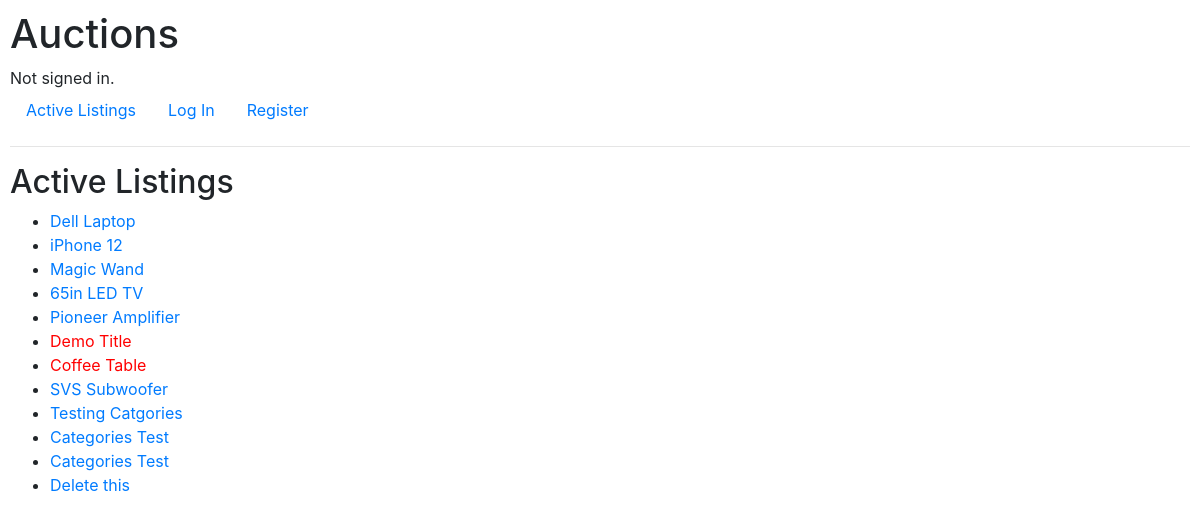
The app's page /, older data.
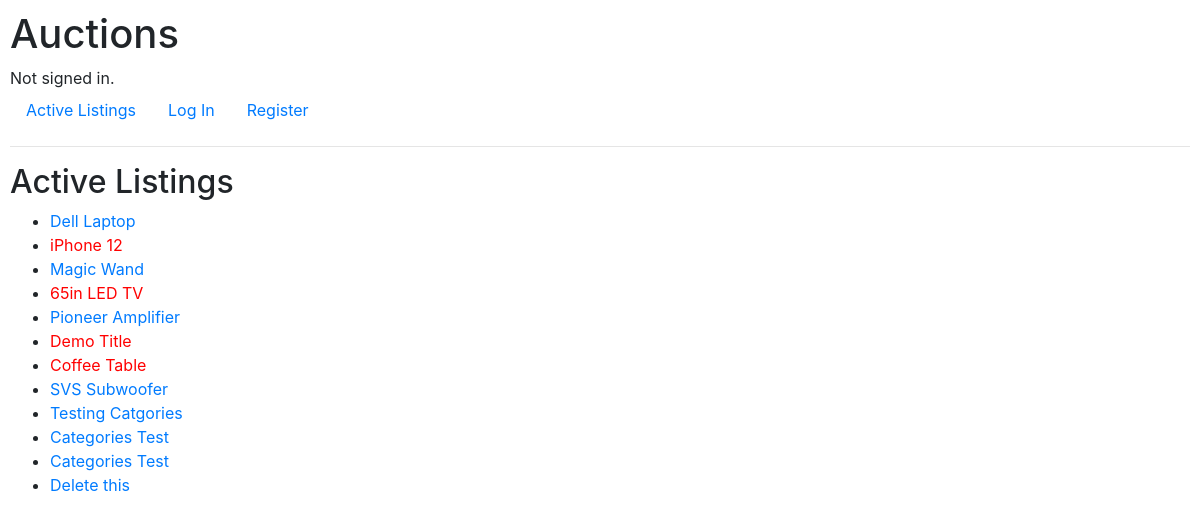
The same page, newer data.
### auctions/models.py (models this page shows, shortened)
class Listing(models.Model):
    title = models.CharField(max_length= 30)
    description = models.CharField(max_length= 200)
    creator = models.ForeignKey(User, on_delete=models.CASCADE, related_name="user", null=True)
    bid = models.ManyToManyField("Bid", related_name="current_bid", null=True)
    bidders = models.ManyToManyField(User, blank=True, related_name="buyers")
    pub_date = models.DateField(default=date.today)
    mod_date = models.DateField(default=date.today)
    comments = models.ManyToManyField("Comment", related_name="listing_comments", null=True, blank=True)
    category = models.ManyToManyField("Category", related_name="listing_category", null=True)
    active = models.BooleanField(default=True)
    winner = models.ForeignKey(User, on_delete=models.CASCADE, related_name="sold", null=True)

### auctions/views.py (the view)
# urls.py: path("", views.index, name="index"),
def index(request):
    listings = Listing.objects.all()
    return render(request, "auctions/index.html", {"listings": listings})

### auctions/templates/auctions/index.html
{% extends "auctions/layout.html" %}
{% block body %}
    <h2>Active Listings</h2>
    <ul>
        {% for listing in listings %}
            {% if listing.active == True %}
                <li><a href="listings/{{listing.id}}">{{listing.title}}</a></li>
            {% else %}
                <li><a href="listings/{{listing.id}}" style="color:red;">{{listing.title}}</a></li>
            {% endif %}
        {% endfor %}
    </ul>
{% endblock %}

### auctions/templates/auctions/layout.html (shortened to what this page needs)
{% load static %}
<!DOCTYPE html>
<html lang="en">
    <head>
        <link rel="stylesheet" href="https://stackpath.bootstrapcdn.com/bootstrap/4.4.1/css/bootstrap.min.css">
        <link href="{% static 'auctions/styles.css' %}" rel="stylesheet">
    </head>
    <body>
        <h1>Auctions</h1>
        <div>
            {% if user.is_authenticated %}
                Signed in as <strong>{{ user.username }}</strong>.
            {% else %}
                Not signed in.
            {% endif %}
        </div>
        <ul class="nav">
            <li class="nav-item">
                <a class="nav-link" href="{% url 'index' %}">Active Listings</a>
            </li>
            {% if user.is_authenticated %}
                <li class="nav-item">
                    <a class="nav-link" href="{% url 'create' %}">Create Listing</a>
                </li>
                <li class="nav-item">
                    <a class="nav-link" href="{% url 'watchlist' %}">watchlist</a>
                </li>
                <li class="nav-item">
                    <a class="nav-link" href="{% url 'category' %}">Categories</a>
                </li>
                <li class="nav-item">
                    <a class="nav-link" href="{% url 'mylistings' %}">My Listings</a>
                </li>
                <li class="nav-item">
                    <a class="nav-link" href="{% url 'logout' %}">Log Out</a>
                </li>
            {% else %}
                <li class="nav-item">
                    <a class="nav-link" href="{% url 'login' %}">Log In</a>
                </li>
                <li class="nav-item">
                    <a class="nav-link" href="{% url 'register' %}">Register</a>
                </li>
            {% endif %}
        </ul>
        <hr>
        {% block body %}
        {% endblock %}
    </body>
</html>

### auctions/static/auctions/styles.css (style rules this page uses)
body { padding: 10px; }

Row changes from the older to the newer data that the page shows:
changed Listing "iPhone 12": active True → False (drawn)
changed Listing "65in LED TV": active True → False (drawn)
